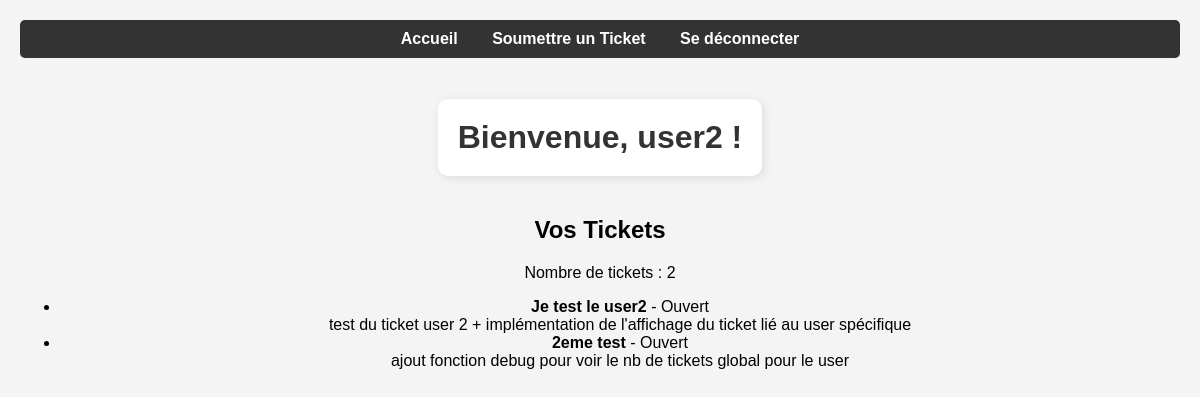
/home (signed in), run on the app's committed database.
### app.py (models this page shows, shortened)
class User(UserMixin, db.Model):
    id = db.Column(db.Integer, primary_key=True)
    username = db.Column(db.String(80), unique=True, nullable=False)
    nom = db.Column(db.String(80), unique=False, nullable=False)
    prenom = db.Column(db.String(80), unique=False, nullable=False)
    mail = db.Column(db.String(80), unique=True, nullable=False)
    password_hash = db.Column(db.String(128), nullable=False)
    is_admin = db.Column(db.Boolean, default=False)

class Ticket(db.Model):
    id = db.Column(db.Integer, primary_key=True)
    title = db.Column(db.String(100), nullable=False)
    description = db.Column(db.Text, nullable=False)
    priority = db.Column(db.String(50), nullable=True)
    status = db.Column(db.String(50), nullable=False, default='Ouvert')
    date = db.Column(db.DateTime, default=datetime.utcnow)
    user_id = db.Column(db.Integer, db.ForeignKey('user.id'), nullable=False)
    user = db.relationship('User', backref=db.backref('tickets', lazy=True))

### app.py (the view)
@app.route('/home')
@login_required
def home():
    if current_user.is_admin: # Vérifie si l'utilisateur est un administrateur
        flash("Vous n'avez pas les droits nécessaires pour accéder à cette page.", "danger")
        return redirect(url_for('admin'))
    tickets = Ticket.query.filter_by(user_id=current_user.id).all()
    return render_template('home.html', tickets=tickets)

### app.py (called while the page is built, shortened)
@login_manager.user_loader
def load_user(user_id):
    return User.query.get(int(user_id))

@app.before_request
def block_brute_force():
    ip = request.remote_addr

@app.after_request
def track_failed_attempts(response):
    return response

### templates/home.html (shortened to what this page needs)
<!DOCTYPE html>
<html lang="fr">
<head>
    <link rel="stylesheet" href="{{ url_for('static', filename='styles.css') }}">
</head>
<body>
    <nav>
        <a href="{{ url_for('home') }}">Accueil</a>
        <a href="{{ url_for('submit_ticket') }}">Soumettre un Ticket</a>
        <a href="{{ url_for('logout') }}">Se déconnecter</a>
    </nav>
    <h1>Bienvenue, {{ current_user.username }} !</h1>
    <br>
    <h2>Vos Tickets</h2> <p>Nombre de tickets : {{ tickets|length }}</p>
{% if tickets %}
    <ul>
        {% for ticket in tickets %}
            <li>
                <strong>{{ ticket.title }}</strong> - {{ ticket.status }}<br>
                {{ ticket.description }}
            </li>
        {% endfor %}
    </ul>
{% else %}
    <p>Aucun ticket soumis pour le moment.</p>
{% endif %}
</body>
</html>

### static/styles.css (style rules this page uses)
body { font-family: Arial, sans-serif; background-color: #f4f4f4; text-align: center; margin: 20px; }
nav { background-color: #333; padding: 10px; border-radius: 5px; margin-bottom: 20px; }
nav a { margin: 0 15px; text-decoration: none; color: white; font-weight: bold; }
h1 { color: #333; background-color: #fff; padding: 20px; border-radius: 10px; display: inline-block; box-shadow: 2px 2px 10px rgba(0, 0, 0, 0.1); margin-bottom: 20px; }

### data on the page
User: username "user2"
Ticket: title "Je test le user2", status "Ouvert", description "test du ticket user 2 + implémentation de l'affichage du ticket lié au user spécifique"
Ticket: title "2eme test", status "Ouvert", description "ajout fonction debug pour voir le nb de tickets global pour le user"

### other printed values
{{ tickets|length }} "2"
